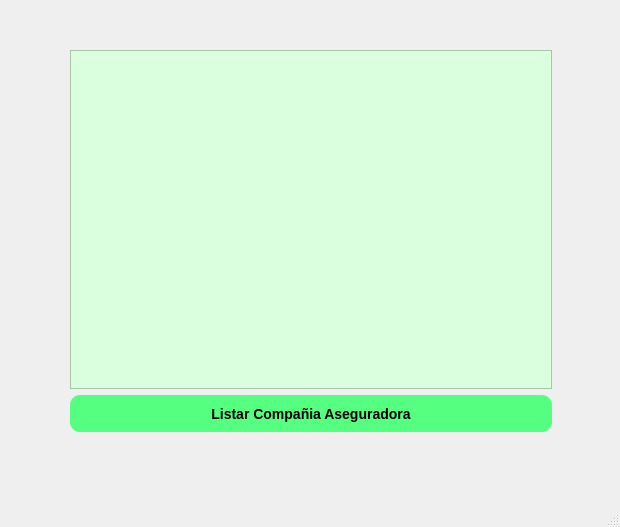
<?xml version="1.0" encoding="UTF-8"?>
<ui version="4.0">
 <class>ListASWindow</class>
 <widget class="QMainWindow" name="ListASWindow">
  <property name="geometry">
   <rect>
    <x>0</x>
    <y>0</y>
    <width>620</width>
    <height>527</height>
   </rect>
  </property>
  <property name="windowTitle">
   <string>Listar Aseguradora</string>
  </property>
  <widget class="QWidget" name="centralwidget">
   <widget class="QPushButton" name="btn_listar">
    <property name="geometry">
     <rect>
      <x>70</x>
      <y>395</y>
      <width>482</width>
      <height>37</height>
     </rect>
    </property>
    <property name="styleSheet">
     <string notr="true">      QPushButton {
          background-color: rgb(85, 255, 127);
          color: black;
          font-size: 14px;
          font-weight: bold;
          padding: 10px 20px;
          border-radius: 10px;
      }
      QPushButton:hover {
          
	background-color: rgb(31, 255, 28);
      }</string>
    </property>
    <property name="text">
     <string>Listar Compañia Aseguradora</string>
    </property>
   </widget>
   <widget class="QTextEdit" name="text_area">
    <property name="geometry">
     <rect>
      <x>70</x>
      <y>50</y>
      <width>482</width>
      <height>339</height>
     </rect>
    </property>
    <property name="styleSheet">
     <string notr="true">background-color: rgb(217, 255, 222);</string>
    </property>
    <property name="readOnly">
     <bool>true</bool>
    </property>
   </widget>
  </widget>
  <widget class="QMenuBar" name="menubar">
   <property name="geometry">
    <rect>
     <x>0</x>
     <y>0</y>
     <width>620</width>
     <height>21</height>
    </rect>
   </property>
  </widget>
  <widget class="QStatusBar" name="statusbar"/>
 </widget>
 <resources/>
 <connections/>
</ui>
